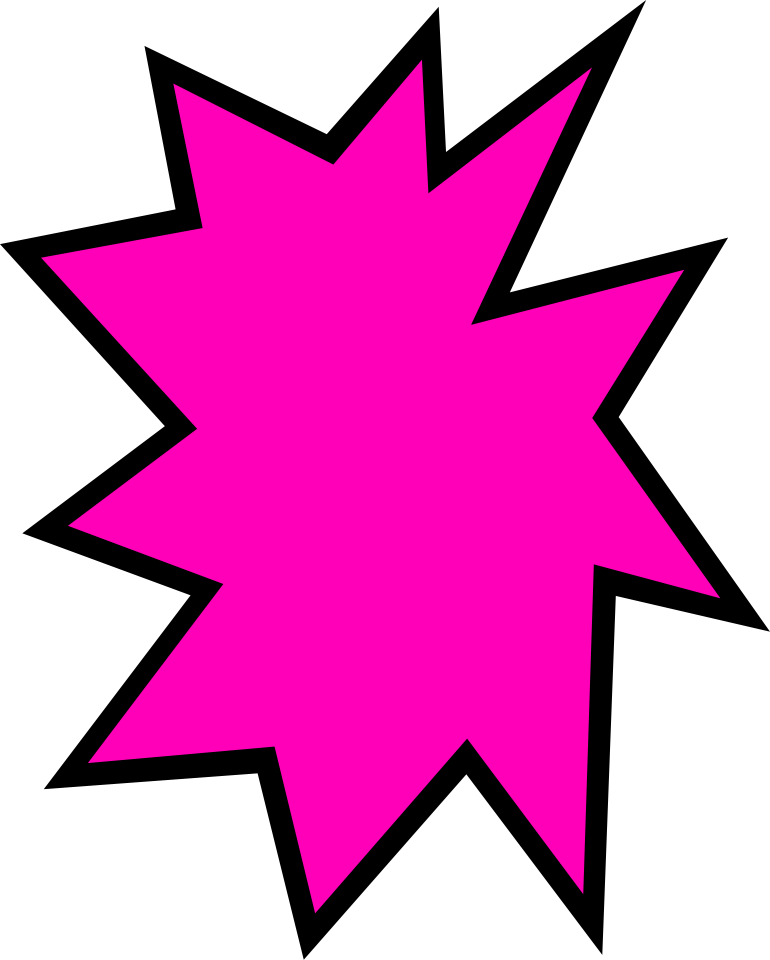
Frame 1 (no input)
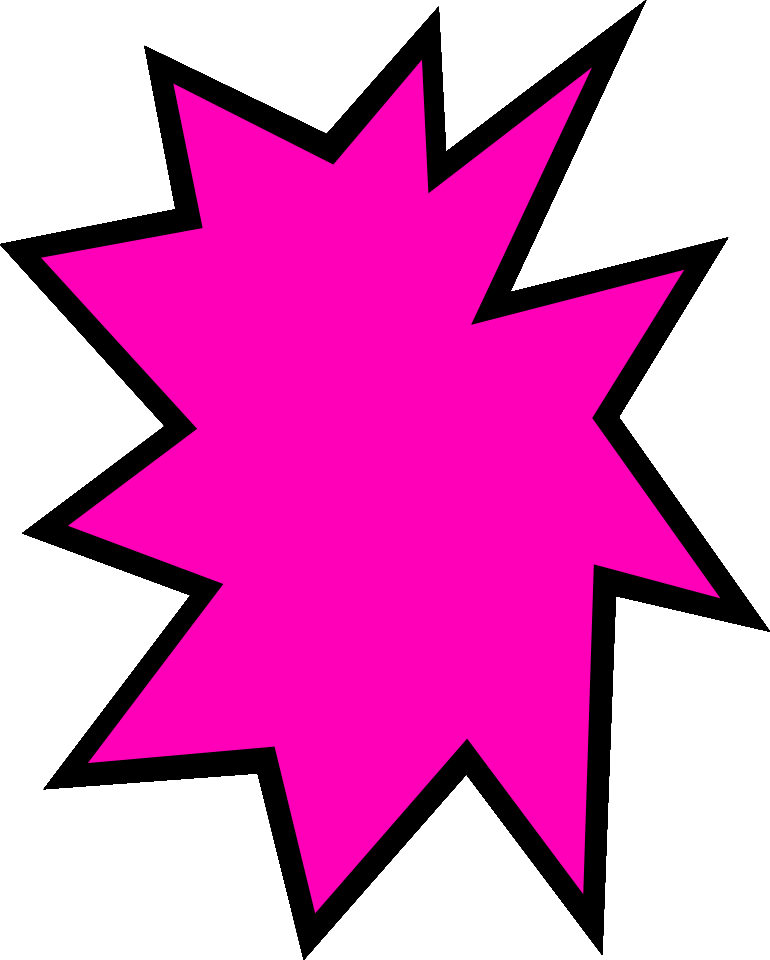
Frame 60 (the mouse pressed at the canvas centre just before this capture)
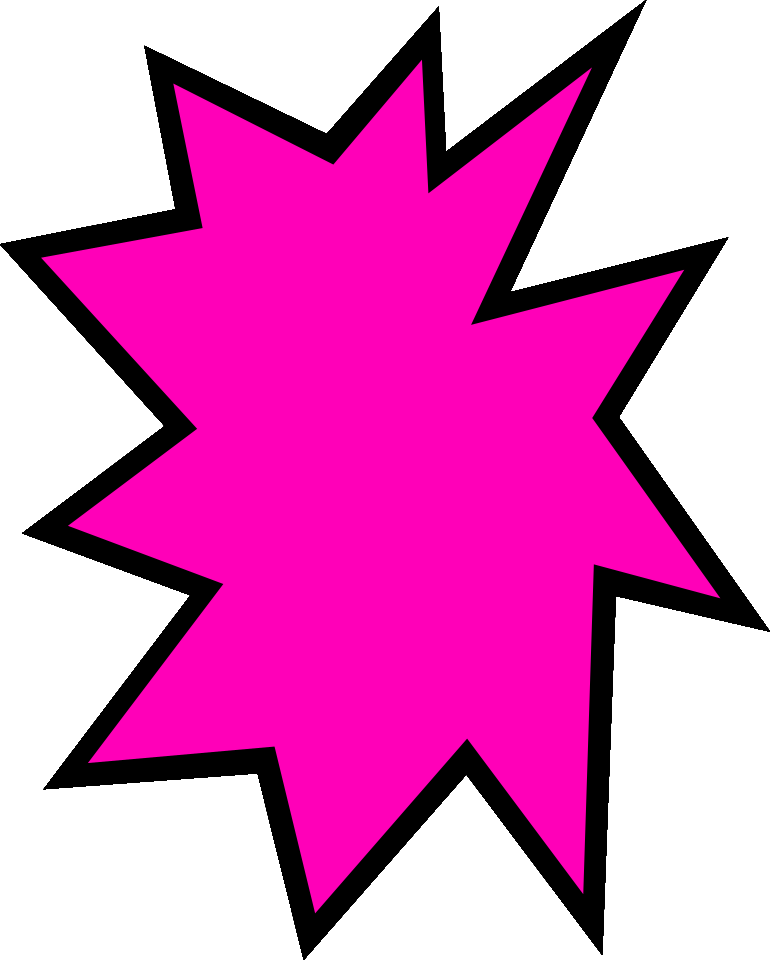
Frame 120 (the mouse held since frame 60 and released just before this capture)

The Processing sketch that drew these frames (run headless with seeded random() and noise(); from frame 60 on, the mouse is pressed at the canvas centre):

// Processing sketch: OC_LOGO_draw
// ── OC_LOGO_draw.pde
// OC LOGO ANIMATION, Tama Art University

void setup()
{
  size(770, 960);
  background(255);
  noStroke();
}

void draw()
{

fill(0);
beginShape();
vertex(618.69, 417.09);
vertex(728.15, 237.57);
vertex(509.81, 292.39);
vertex(646.16, 0.0);
vertex(446.02, 152.01);
vertex(438.73, 6.78);
vertex(326.74, 134.18);
vertex(144.47, 45.9);
vertex(175.58, 209.37);
vertex(0.0, 244.14);
vertex(164.85, 426.16);
vertex(22.34, 533.3);
vertex(190.56, 595.32);
vertex(43.76, 789.19);
vertex(257.61, 773.35);
vertex(303.77, 959.72);
vertex(466.36, 774.31);
vertex(602.29, 954.9);
vertex(615.81, 595.92);
vertex(770.0, 631.68);
endShape(CLOSE);

fill(#ff00b8);
beginShape();
vertex(593.85, 564.37);
vertex(583.25, 894.16);
vertex(467.13, 738.62);
vertex(315.13, 913.37);
vertex(274.54, 746.57);
vertex(87.85, 763.07);
vertex(223.35, 583.99);
vertex(67.92, 525.8);
vertex(197.14, 428.81);
vertex(41.06, 257.72);
vertex(202.61, 228.05);
vertex(173.31, 83.53);
vertex(333.35, 164.55);
vertex(421.95, 59.68);
vertex(428.38, 193.36);
vertex(592.02, 67.39);
vertex(471.06, 324.86);
vertex(684.25, 269.77);
vertex(592.2, 418.0);
vertex(720.41, 598.34);
endShape(CLOSE);
}

int count = 1;
void keyPressed() {
  if(key == 'p' || key == 'P') {
    String path  = System.getProperty("user.home") + "/Desktop/screenshot" + (int(random(65535))) + ".jpg";
    save(path);
    count++;
    println("screen saved. " + path); 
  }
}
